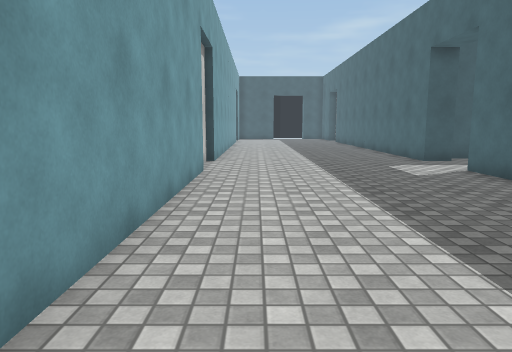
[1] (above)

16 first-person views from a walk through a Unity game level. The camera is 1.3 m above the floor, tilts 8° down and sees 70° across. The floor is counted in squares, 1 m on a side. Each view is taken from the middle of a square. On the plan, view 1 faces up. The plan holds only what a view shows up to about 15 squares ahead; the rest is blank. The place goes on beyond the plan. The player character is not drawn. Surface patterns are stand-ins for the level's own textures.

[2]
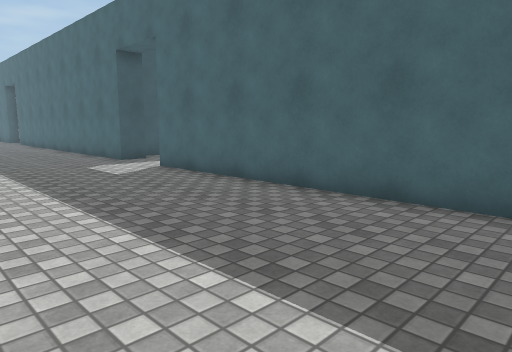

[3]
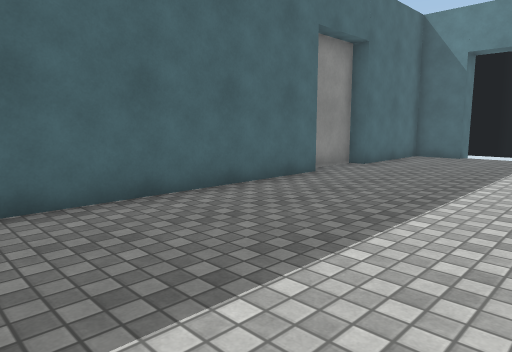

[4]
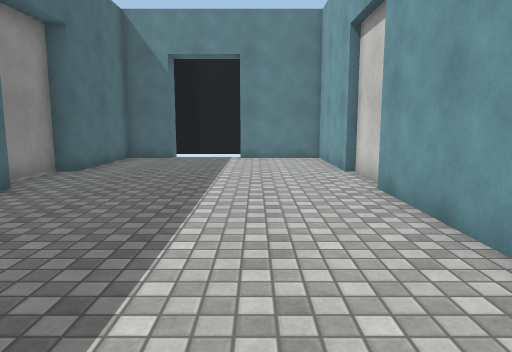

[5]
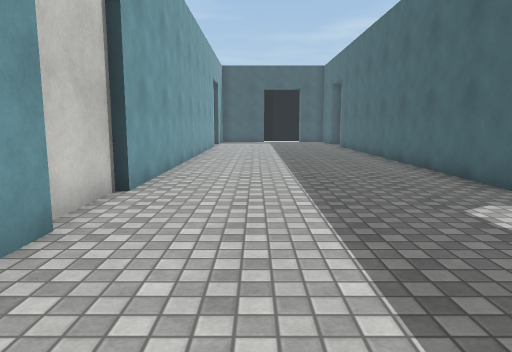

[6]
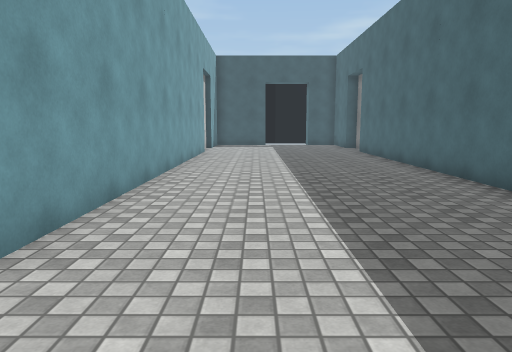

[7]
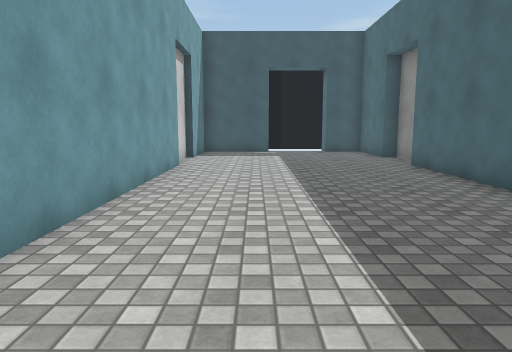

[8]
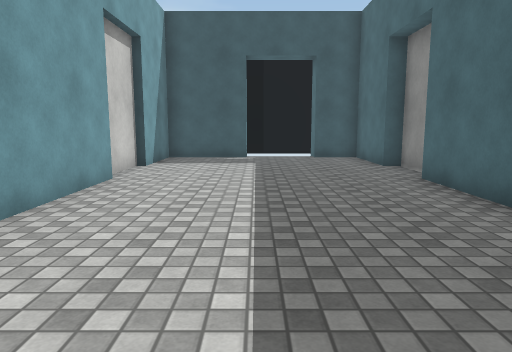

[9]
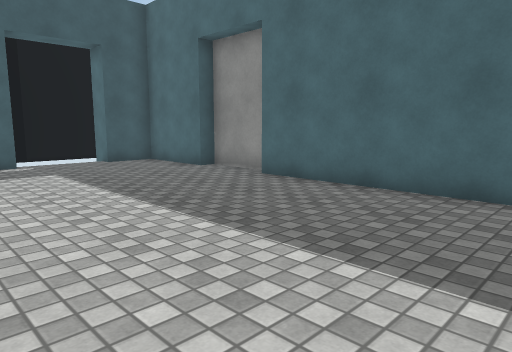

[10]
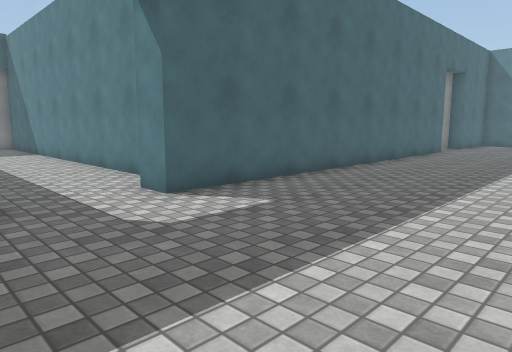

[11]
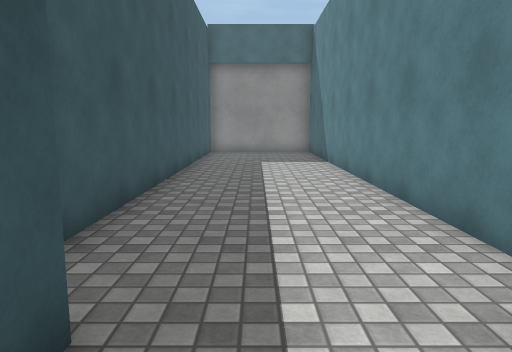

[12]
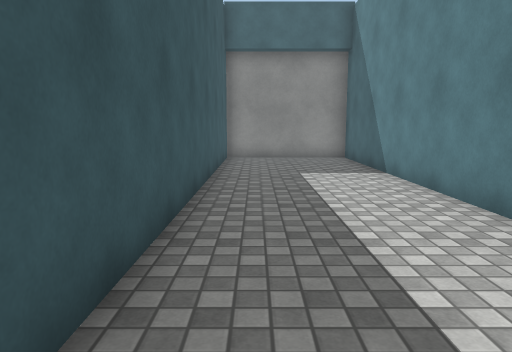

[13]
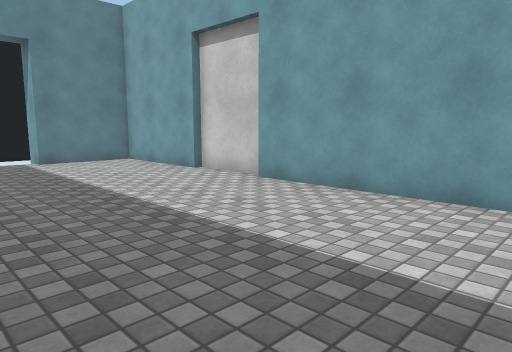

[14]
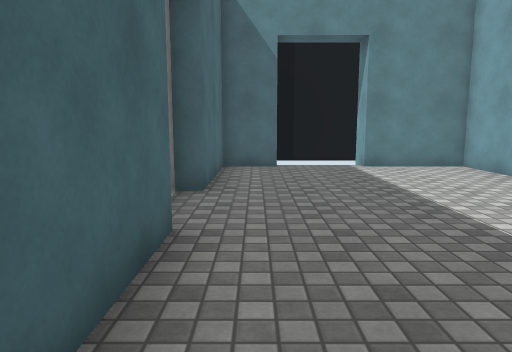

[15]
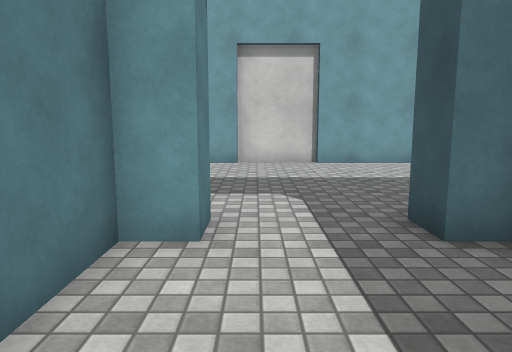

[16]
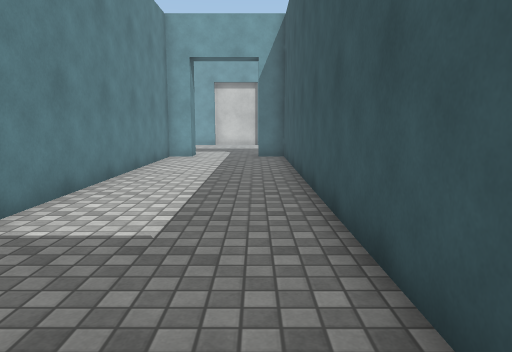

### Floor plan
Points are (right, up) in squares from view 1. A wall is a line through its corners. A room is listed if a view was taken in it or the views show most of it. See-through windows are left out.
Room 1 (views 1, 2, 3, 4, 5, 6, 7, 8, 9, 10, 11, 13, 14)
walls: (-1.5, 10.5) (-1.5, -4.5); (-1.8, 13.1) (-1.8, 10.4); (7, 13.1) (6, 13.1) (6, 27.9); (6, -4.5) (6, 10.4) (7, 10.4); (-1.8, -4.6) (-1.8, -7.2); (-1.5, 27.9) (-1.5, 13.1); (6.6, 28.4) (6.6, 30.6) (6, 30.6) (6, 33.7) (4.4, 33.7); (-1.5, -7.1) (-1.5, -11.4) (1.6, -11.4); (-1.8, 30.6) (-1.8, 28.5); (4.4, -11.4) (6, -11.4) (6, -7.1) (6.6, -7.1) (6.6, -5.1); (1.6, 33.7) (-1.5, 33.7) (-1.5, 30.6)
ways out: opening at (6.5, 11.5) to room 2
Room 2 (views 12, 15, 16)
walls: (7, 10.4) (7, 9.5) (22.5, 9.5) (22.5, 14.1) (7, 14.1) (7, 13.1)
ways out: opening at (6.5, 11.5) to room 1

Positions as (right, up) in squares from view 1, and headings:
1: (0, 0), facing up
2: (0, 0), facing up-right
3: (0, 4), facing down-right
4: (1, 3), facing down
5: (1, 6), facing up
6: (1, 10), facing up
7: (1, 16), facing up
8: (2, 19), facing up
9: (-1, 21), facing up-right
10: (0, 14), facing down-right
11: (5, 12), facing right
12: (8, 13), facing right
13: (5, 2), facing down-left
14: (5, 0), facing down
15: (11, 11), facing left
16: (22, 13), facing left
